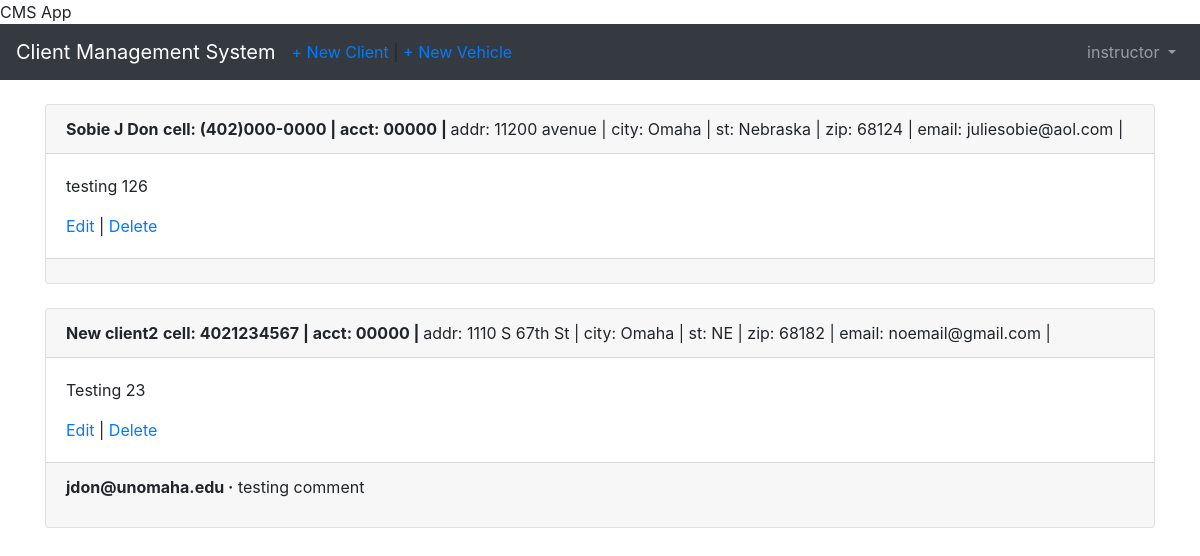
Screenshot of /clients/ (signed in) with the database file from the repository.
### users/models.py (models this page shows)
class CustomUser(AbstractUser):
    department = models.CharField(max_length=50, default=' ', null=True, blank=True)
    employee_cell_phone = models.CharField(max_length=50, default=' ', null=True, blank=True)

### clients/models.py (models this page shows, shortened)
class Client(models.Model):
    name = models.CharField(max_length=50, blank=False, null=False, default=' ')
    address = models.CharField(max_length=50, blank=True, null=True, default=' ')
    city = models.CharField(max_length=50, default=' ')
    state = models.CharField(max_length=50, default='NE')
    zipcode = models.CharField(max_length=10, default='00000')
    email = models.EmailField(max_length=100, default=' ')
    cell_phone = models.CharField(max_length=50, default='(402)000-0000')
    acct_number = models.CharField(max_length=50, blank=True, null=True, default='00000')
    notes = models.TextField()
    date = models.DateTimeField(auto_now_add=True)
    author = models.ForeignKey(
        get_user_model(),
        on_delete=models.CASCADE,
    )

class Comment(models.Model):
    client = models.ForeignKey(
        Client,
        on_delete=models.CASCADE,
        related_name='comments',
    )
    comment = models.CharField(max_length=140)
    author = models.ForeignKey(
        get_user_model(),
        on_delete=models.CASCADE,
    )
    def __str__(self):
        return self.comment

### clients/views.py (the view)
# urls.py: path('', ClientListView.as_view(), name='client_list'),
class ClientListView(LoginRequiredMixin, ListView):
    model = Client
    template_name = 'client_list.html'

### templates/client_list.html (shortened to what this page needs)
{% extends 'base.html' %}
{% block content %}
  {% for client in object_list %}
    <div class="card">
      <div class="card-header">
        <span class="font-weight-bold">{{ client.name }}</span>
        <span class="font-weight-bold">cell: {{ client.cell_phone }} | </span>
        <span class="font-weight-bold">acct: {{ client.acct_number }} | </span>
        <span class="font-muted">addr: {{ client.address }} | </span>
        <span class="font-muted-">city: {{ client.city }} | </span>
        <span class="font-muted">st: {{ client.state }} | </span>
        <span class="font-muted">zip: {{ client.zipcode }} | </span>
        <span class="font-muted">email: {{ client.email }} | </span>
      </div>
      <div class="card-body">
        <p>{{ client.notes }}</p>
        <a href="{% url 'client_edit' client.pk %}">Edit</a> |
        <a href="{% url 'client_delete' client.pk %}">Delete</a>
      </div>
      <div class="card-footer">
        {% for comment in client.comments.all %}
          <p>
            <span class="font-weight-bold">{{ comment.author }} &middot;</span>
            {{ comment }}
          </p>
        {% endfor %}
      </div>
    </div>
    <br />
  {% endfor %}
{% endblock content %}

### templates/base.html (shortened to what this page needs)
<!doctype html>
<html lang="en">
  <head>
    <link rel="stylesheet" href="https://stackpath.bootstrapcdn.com/bootstrap/4.1.3/css/bootstrap.min.css"
>
    <name>{% block name %}CMS App{% endblock name %}</name>
  </head>
  <body>
    <nav class="navbar navbar-expand-md navbar-dark bg-dark mb-4">
      <a class="navbar-brand" href="{% url 'home' %}">Client Management System</a>
      {% if user.is_authenticated %}
        <ul class="navbar-nav mr-auto">
          <li class="nav-item"><a href="{% url 'client_new' %} ">+ New Client </a> |
            <a href="{% url 'vehicle_new' %} ">+ New Vehicle</a></li>
        </ul>
      {% endif %}
      <div class="collapse navbar-collapse" id="navbarCollapse">
        {% if user.is_authenticated %}
          <ul class="navbar-nav ml-auto">
            <li class="nav-item">
              <a class="nav-link dropdown-toggle" href="#" id="userMenu"\
              data-toggle="dropdown" aria-haspopup="true" aria-expanded\
              ="false">
                {{ user.username }}
              </a>
            </li>
          </ul>
        {% endif %}
      </div>
    </nav>
    <div class="container">
      {% block content %}
      {% endblock content %}
    </div>
  </body>
</html>

### rows the page displays
CustomUser: username "instructor"
Client: name "Sobie J Don", cell_phone "(402)000-0000", acct_number "00000", address "11200 avenue", city "Omaha", state "Nebraska", zipcode "68124", email "juliesobie@aol.com", notes "testing 126"
Client: name "New client2", cell_phone "4021234567", acct_number "00000", address "1110 S 67th St", city "Omaha", state "NE", zipcode "68182", email "noemail@gmail.com", notes "Testing 23"
Comment: author "jdon@unomaha.edu", comment "testing comment"
